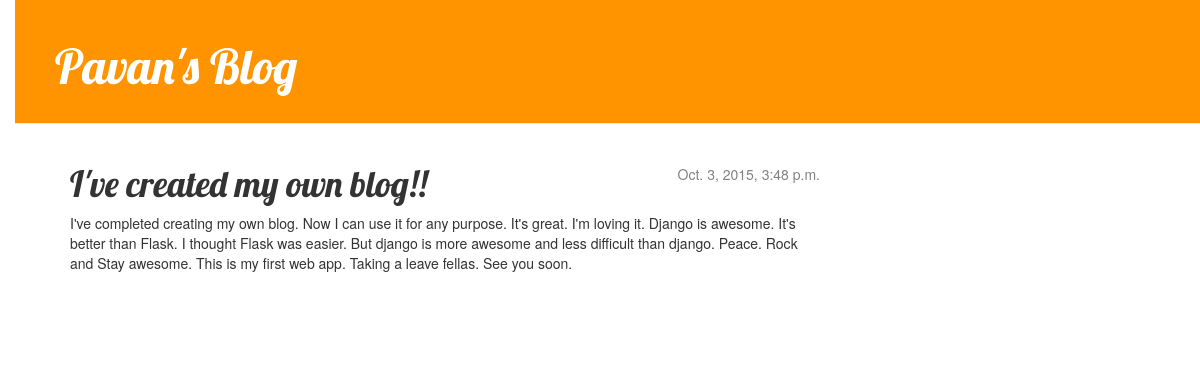
The page /post/8/ on the database its author committed.
### blog/models.py (models this page shows, shortened)
class Post(models.Model):
    author = models.ForeignKey('auth.User')
    title = models.CharField(max_length=200)
    text = models.TextField()
    created_date = models.DateTimeField(
            default=timezone.now)
    published_date = models.DateTimeField(
            blank=True, null=True)

### blog/views.py (the view)
# urls.py: url(r'^post/(?P<pk>[0-9]+)/$', views.post_detail, name='post_detail'),
def post_detail(request, pk):
    post = get_object_or_404(Post, pk=pk)
    return render(request, 'blog/post_detail.html', {'post': post})

### blog/templates/blog/post_detail.html (shortened to what this page needs)
{% extends "blog/base.html" %}
{% block content %}
    <div class="post">
        {% if post.published_date %}
            <div class="date">
                {{ post.published_date }}
            </div>
        {% endif %}
        <h1>{{ post.title }}</h1>
        <p>{{ post.text|linebreaks }}</p>
    </div>
{% endblock %}

### blog/static/css/blog.css (style rules this page uses)
body { padding-left: 15px; }
h1, h2, h3, h4 { font-family: 'Lobster', cursive; }
.date { float: right; color: #828282; }
.post { margin-bottom: 70px; }

### rows shown on the page
Post: published_date "Oct. 3, 2015, 3:48 p.m.", title "I've created my own blog!!", text "I've completed creating my own blog. Now I can use it for any purpose. It's great. I'm loving it. Django is awesome. It's better than Flask. I thought Flask was easier. But django is more awesome and less difficult than django. Peace. Rock and Stay awesome. This is my first web app. Taking a leave fellas. See you soon."
